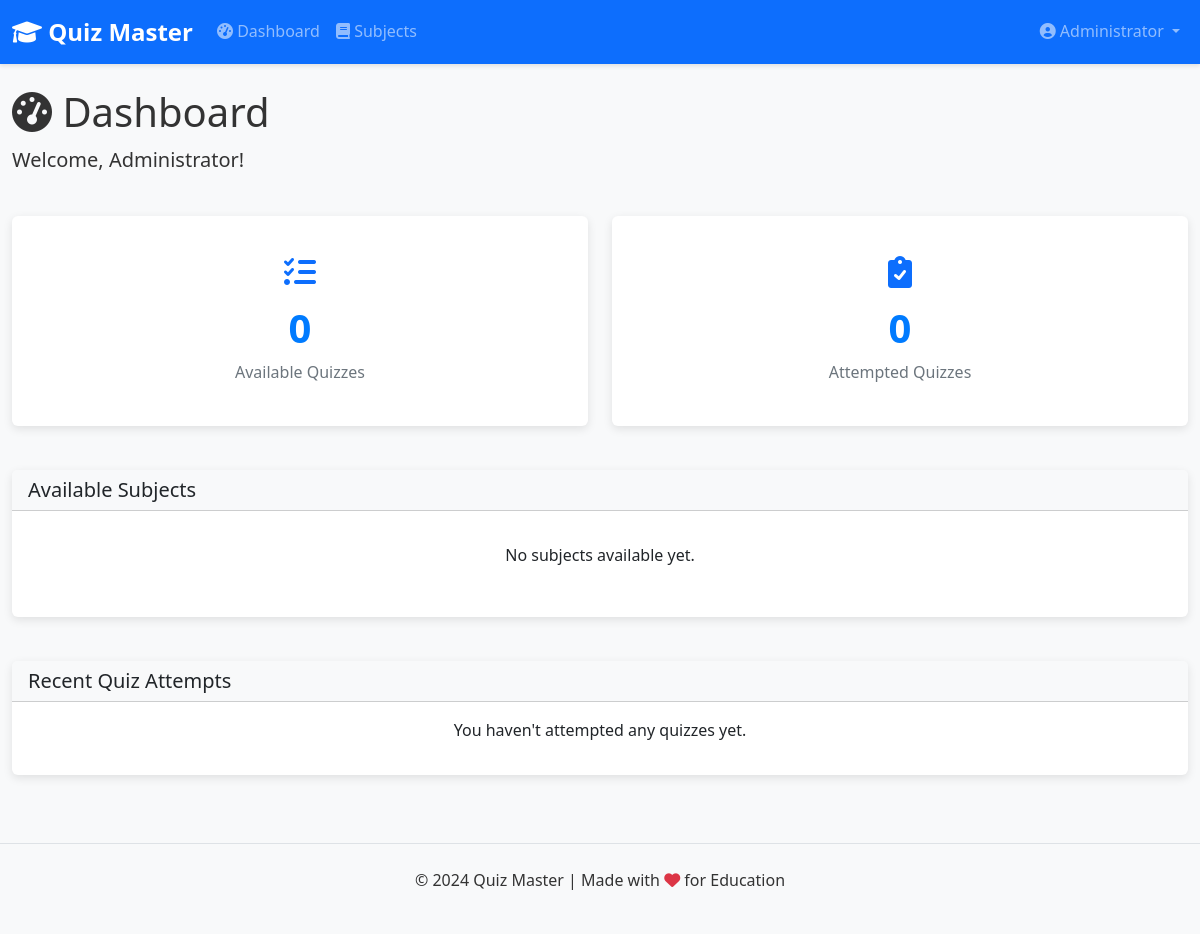
The app's page /user/ (signed in), older data.
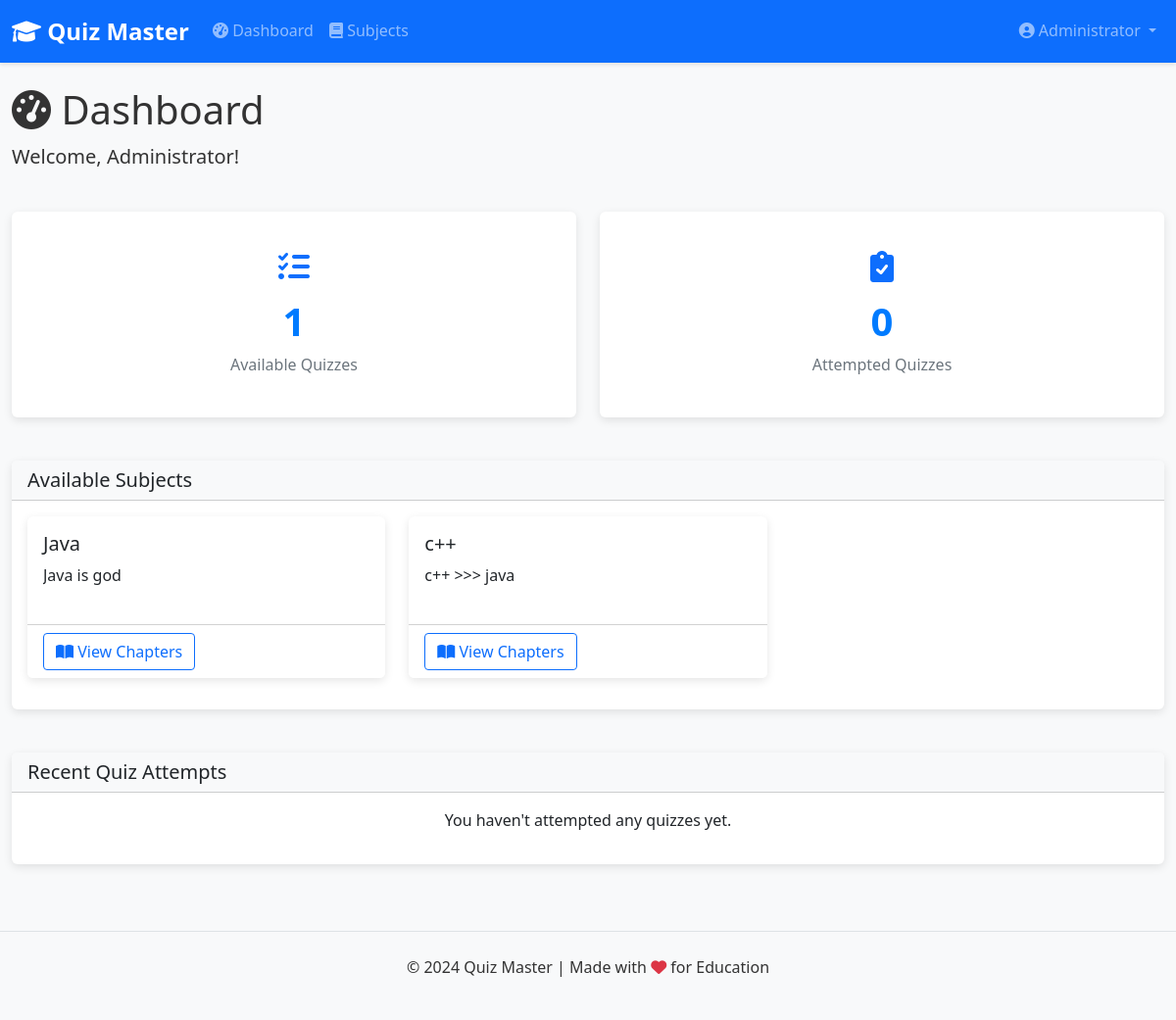
The same page, newer data.
### models/subject.py (models this page shows, shortened)
class Subject(db.Model):
    __tablename__ = 'subjects'
    id = db.Column(db.Integer, primary_key=True)
    name = db.Column(db.String(100), unique=True, nullable=False)
    description = db.Column(db.Text)
    chapters = db.relationship('Chapter', backref='subject', lazy=True, cascade='all, delete-orphan')

### controllers/user.py (the view)
@user_bp.route('/')
@login_required
def dashboard():
    total_quizzes = Quiz.query.count()
    attempted_quizzes = Score.query.filter_by(user_id=current_user.id).count()
    subjects = Subject.query.all()
    recent_scores = Score.query.filter_by(user_id=current_user.id) \
                          .order_by(Score.time_stamp_of_attempt.desc()) \
                          .limit(5).all()
    return render_template('user/dashboard.html',
                          total_quizzes=total_quizzes,
                          attempted_quizzes=attempted_quizzes,
                          subjects=subjects,
                          recent_scores=recent_scores,
                          title='Dashboard')

### models/user.py (called while the page is built)
    def is_admin(self):
        return self.role == 'admin'

### templates/user/dashboard.html (shortened to what the changed rows need)
{% extends 'layout.html' %}
{% block content %}
<div class="row mb-4">
    <div class="col-md-12">
        <h1 class="display-6">
            <i class="fas fa-tachometer-alt"></i> Dashboard
        </h1>
    </div>
</div>
<div class="row mb-4">
    <div class="col-md-6">
        <div class="card stat-card">
            <div class="card-body">
                <i class="fas fa-tasks mb-2 text-primary" style="font-size: 2rem;"></i>
                <div class="stat-number">{{ total_quizzes }}</div>
                <div class="stat-label">Available Quizzes</div>
            </div>
        </div>
    </div>
</div>
<div class="row mb-4">
    <div class="col-md-12">
        <div class="card">
            <div class="card-body">
                {% if subjects %}
                    <div class="row">
                        {% for subject in subjects %}
                        <div class="col-md-4 mb-3">
                            <div class="card h-100">
                                <div class="card-body">
                                    <h5 class="card-title">{{ subject.name }}</h5>
                                    <p class="card-text text-truncate-2">{{ subject.description }}</p>
                                </div>
                                <div class="card-footer bg-white">
                                    <a href="{{ url_for('user.chapters', subject_id=subject.id) }}" class="btn btn-outline-primary">
                                        <i class="fas fa-book-open"></i> View Chapters
                                    </a>
                                </div>
                            </div>
                        </div>
                        {% endfor %}
                    </div>
                {% else %}
                    <p class="text-center py-3">No subjects available yet.</p>
                {% endif %}
            </div>
        </div>
    </div>
</div>
{% endblock %}

Row changes from the older to the newer data that the page shows:
added Subject: name "Java", description "Java is god"
added Subject: name "c++", description "c++ >>> java"
Text that changed along with them:
{{ total_quizzes }}: "0" → "1"
text no longer shown: "No subjects available yet."
